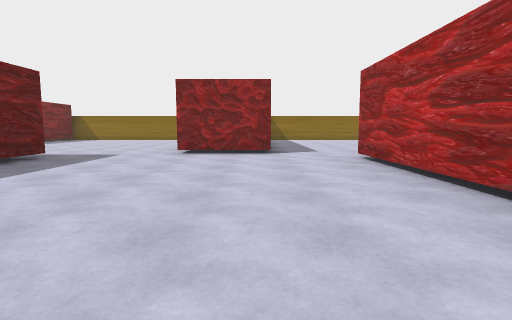
view 1 (above)

18 first-person views from a walk through a scene from a Unity 3-D project. The camera is 1.2 m above the floor, tilts 6° down and sees 80° across. The floor is counted in squares, 2 m on a side. Each view is taken from the middle of a square. On the plan, view 1 faces up. The plan holds only what a view shows up to about 9 squares ahead; the rest is blank. The place goes on beyond the plan. The player character is not drawn.

view 2
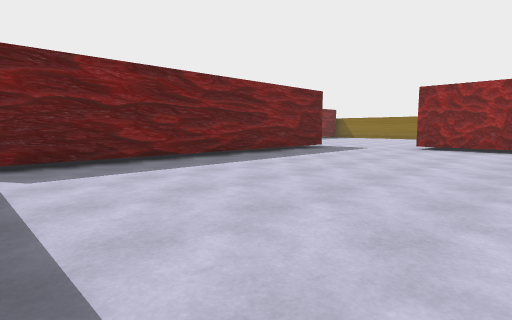

view 3
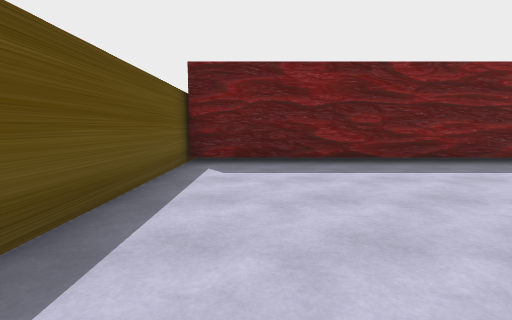

view 4
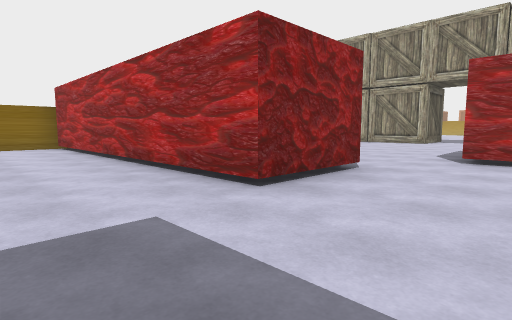

view 5
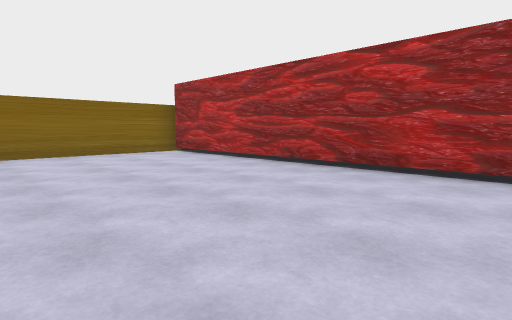

view 6
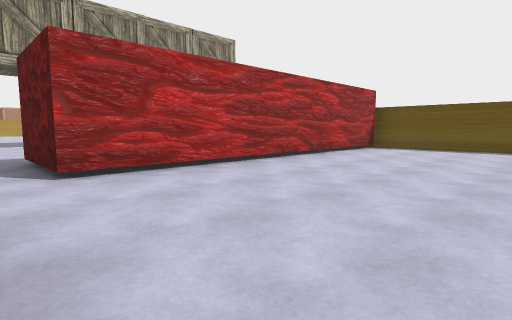

view 7
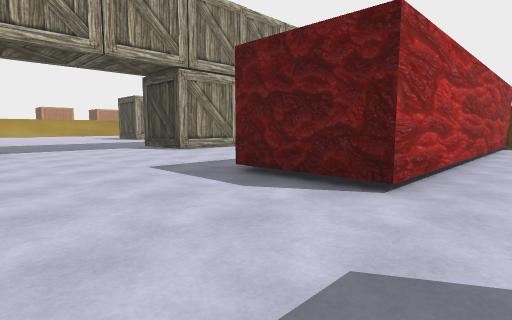

view 8
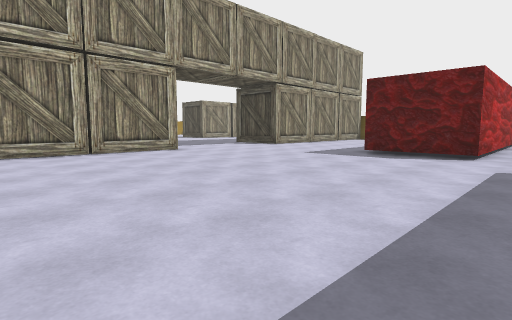

view 9
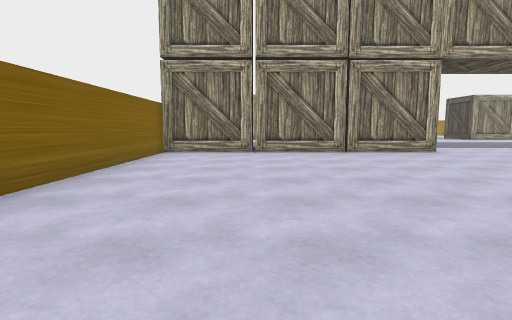

view 10
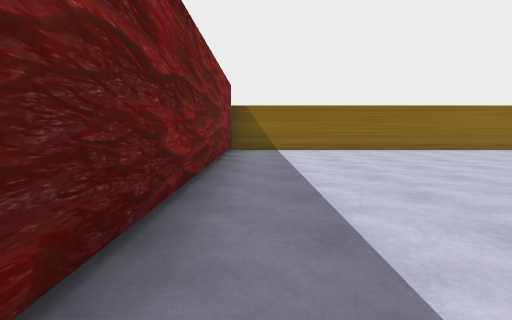

view 11
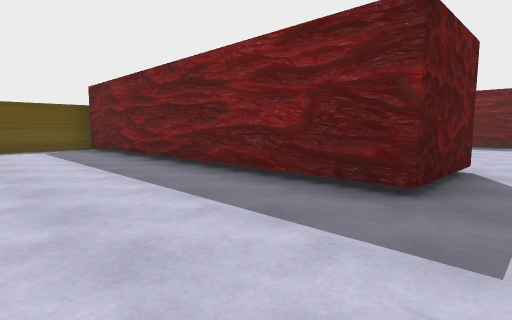

view 12
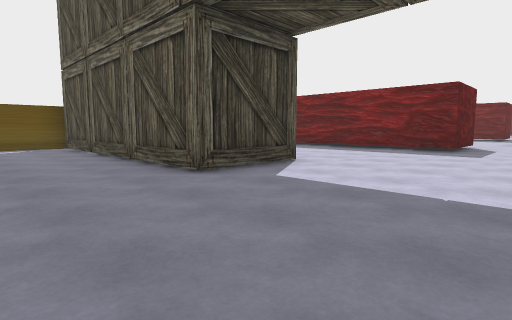

view 13
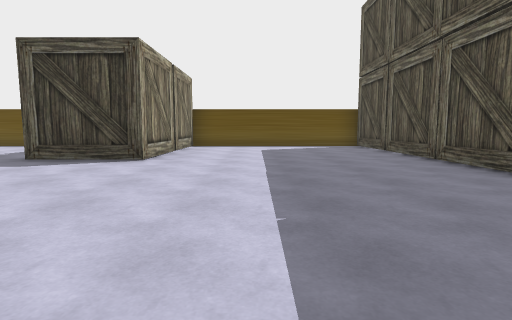

view 14
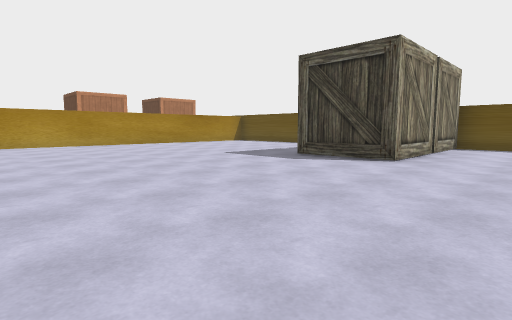

view 15
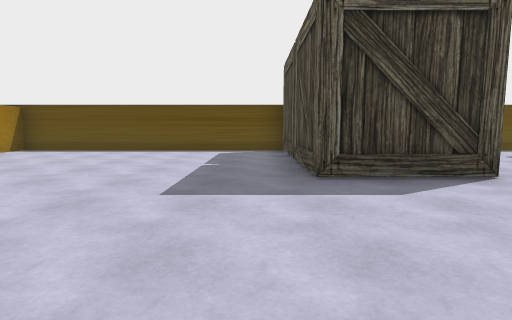

view 16
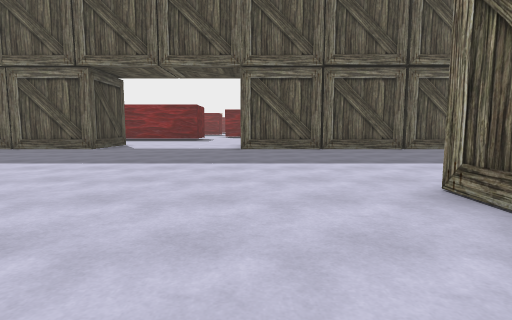

view 17
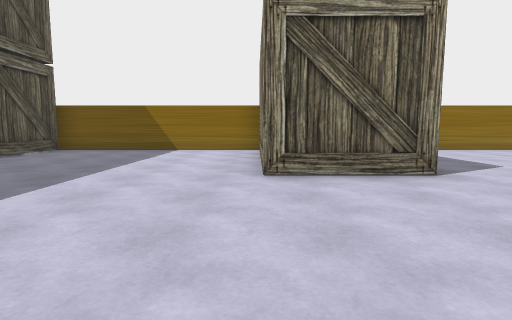

view 18
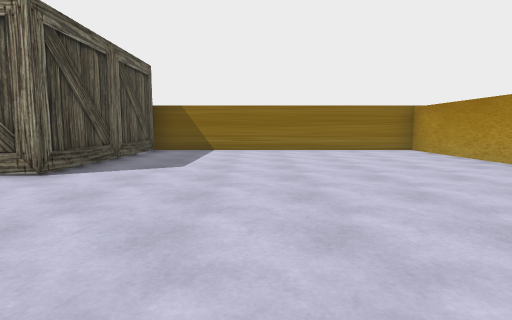

### Floor plan
Points are (right, up) in squares from view 1. A wall is a line through its corners. A room is listed if a view was taken in it or the views show most of it. See-through windows are left out.
Room 1 (views 1, 2, 3, 4, 5, 6)
walls: (-4.3, 6.2) (-4.3, -2.2); (-0.6, 7.1) (-1.8, 7.1) (-1.8, 15.3) (-5.4, 15.3); (-4.6, -2.2) (2.1, -2.2) (2.1, 6.2)
ways out: opening at (0.5, 7) to room 2
Room 2 (views 7, 8, 9, 10, 11, 12, 13, 14, 15, 16, 17, 18)
walls: (8.5, 8.5) (8.5, 15.3) (0.3, 15.3) (0.3, 7.6); (8.5, 3.5) (8.5, 4.5) (10.6, 4.5) (10.6, -2.2) (12.5, -2.2); (16.1, 15.3) (10.6, 15.3) (10.6, 8.5); (14.9, -2.2) (16.1, -2.2) (16.1, 2.4) (18.3, 2.4) (18.3, -2.2) (25.2, -2.2) (25.2, -1.4); (25.2, 6.4) (25.2, 7); (2.1, 6.2) (4.2, 6.2) (4.2, -2.2) (6.2, -2.2); (25.2, 12) (25.2, 15.3) (18.3, 15.3) (18.3, 10.8) (16.1, 10.8) (16.1, 13.8); (0.4, 7.1) (-0.6, 7.1)
ways out: opening at (0.5, 7) to room 1

Where each view was taken, in squares from view 1:
view 1: 0 up, 0 right, facing up
view 2: 2 down, 1 right, facing up-left
view 3: 1 down, 1 right, facing left
view 4: 5 up, 4 left, facing up-right
view 5: 8 up, 6 left, facing up-right
view 6: 7 up, 2 left, facing down-right
view 7: 9 up, 1 right, facing down-right
view 8: 13 up, 1 right, facing down-right
view 9: 13 up, 1 right, facing right
view 10: 7 up, 1 right, facing up
view 11: 7 up, 7 right, facing down-left
view 12: 8 up, 13 right, facing down-left
view 13: 8 up, 14 right, facing down
view 14: 8 up, 14 right, facing down-right
view 15: 6 up, 19 right, facing down
view 16: 9 up, 19 right, facing left
view 17: 7 up, 16 right, facing up
view 18: 7 up, 21 right, facing up
